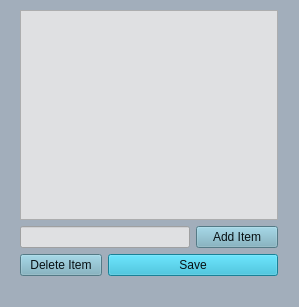
<?xml version="1.0" encoding="UTF-8"?>
<ui version="4.0">
 <class>MainWindow</class>
 <widget class="QMainWindow" name="MainWindow">
  <property name="enabled">
   <bool>true</bool>
  </property>
  <property name="geometry">
   <rect>
    <x>0</x>
    <y>0</y>
    <width>299</width>
    <height>307</height>
   </rect>
  </property>
  <property name="minimumSize">
   <size>
    <width>299</width>
    <height>307</height>
   </size>
  </property>
  <property name="maximumSize">
   <size>
    <width>299</width>
    <height>307</height>
   </size>
  </property>
  <property name="windowTitle">
   <string>MainWindow</string>
  </property>
  <property name="styleSheet">
   <string notr="true">background-color: rgb(162, 174, 187);</string>
  </property>
  <widget class="QWidget" name="centralwidget">
   <widget class="QWidget" name="layoutWidget">
    <property name="geometry">
     <rect>
      <x>20</x>
      <y>10</y>
      <width>258</width>
      <height>266</height>
     </rect>
    </property>
    <layout class="QGridLayout" name="gridLayout">
     <item row="0" column="0" colspan="3">
      <widget class="QListWidget" name="listWidget">
       <property name="styleSheet">
        <string notr="true">color: rgb(7, 16, 19);
background-color: rgb(223, 224, 226);
font: 700 9pt &quot;Verdana&quot;;</string>
       </property>
      </widget>
     </item>
     <item row="1" column="0" colspan="2">
      <widget class="QLineEdit" name="lineEdit">
       <property name="styleSheet">
        <string notr="true">color: rgb(7, 16, 19);
font: 700 9pt &quot;Verdana&quot;;
background-color: rgb(223, 224, 226);</string>
       </property>
      </widget>
     </item>
     <item row="1" column="2">
      <widget class="QPushButton" name="addButton">
       <property name="styleSheet">
        <string notr="true">font: 700 9pt &quot;Verdana&quot;;
color: rgb(7, 16, 19);
background-color: rgb(117, 171, 188);</string>
       </property>
       <property name="text">
        <string>Add Item</string>
       </property>
      </widget>
     </item>
     <item row="2" column="0">
      <widget class="QPushButton" name="deleteButton">
       <property name="styleSheet">
        <string notr="true">color: rgb(7, 16, 19);
background-color: rgb(117, 171, 188);
font: 700 9pt &quot;Verdana&quot;;</string>
       </property>
       <property name="text">
        <string>Delete Item</string>
       </property>
      </widget>
     </item>
     <item row="2" column="1" colspan="2">
      <widget class="QPushButton" name="saveButton">
       <property name="styleSheet">
        <string notr="true">font: 700 9pt &quot;Verdana&quot;;
color: rgb(7, 16, 19);
background-color: rgb(35, 181, 211);</string>
       </property>
       <property name="text">
        <string>Save</string>
       </property>
      </widget>
     </item>
    </layout>
   </widget>
  </widget>
  <widget class="QStatusBar" name="statusbar"/>
 </widget>
 <resources/>
 <connections/>
</ui>
